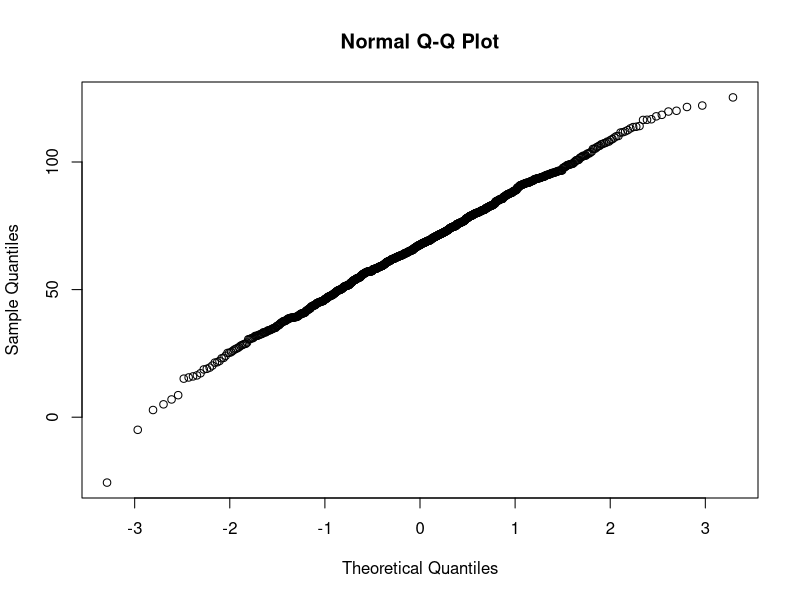
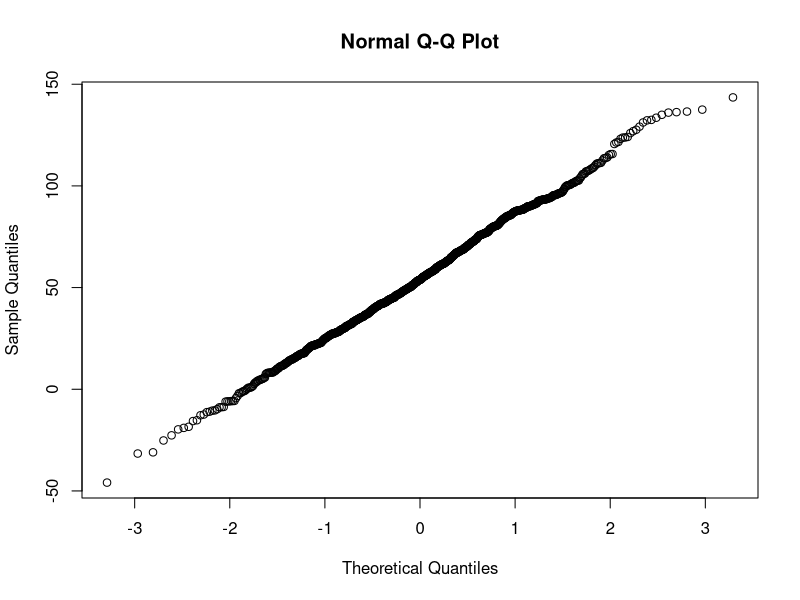
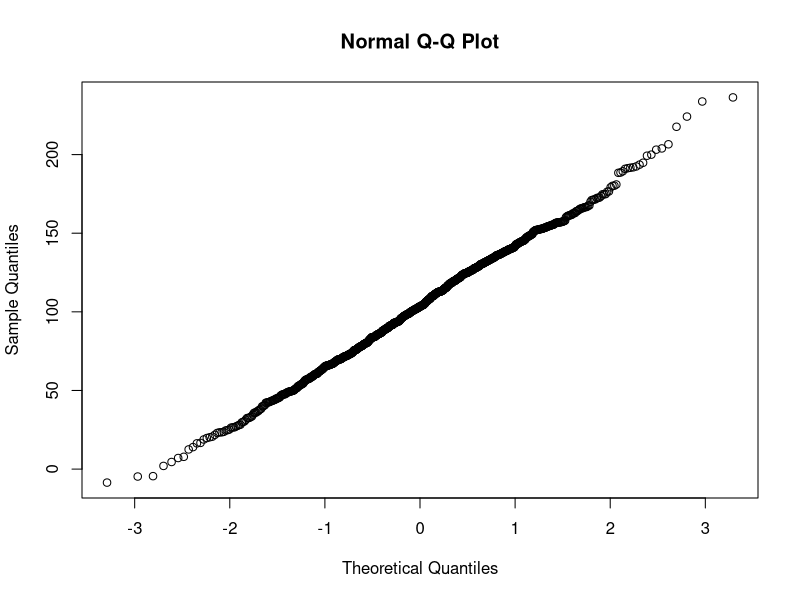
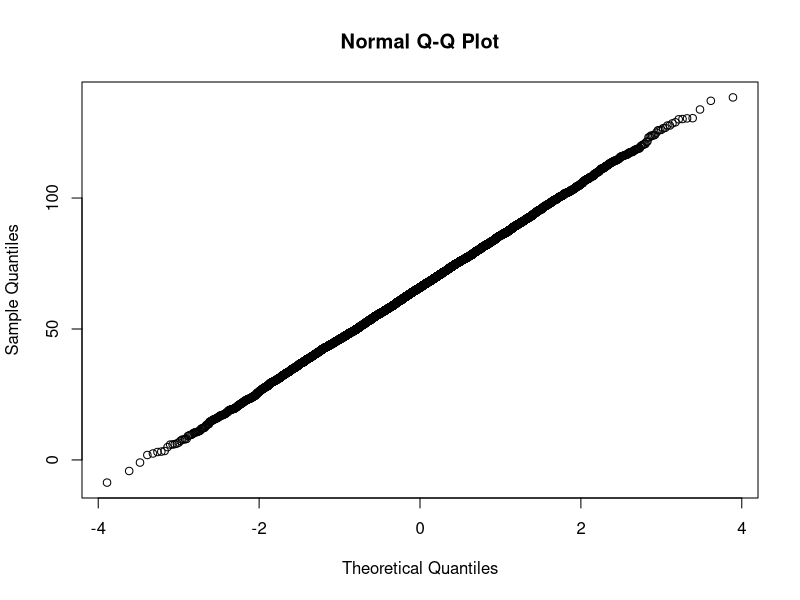
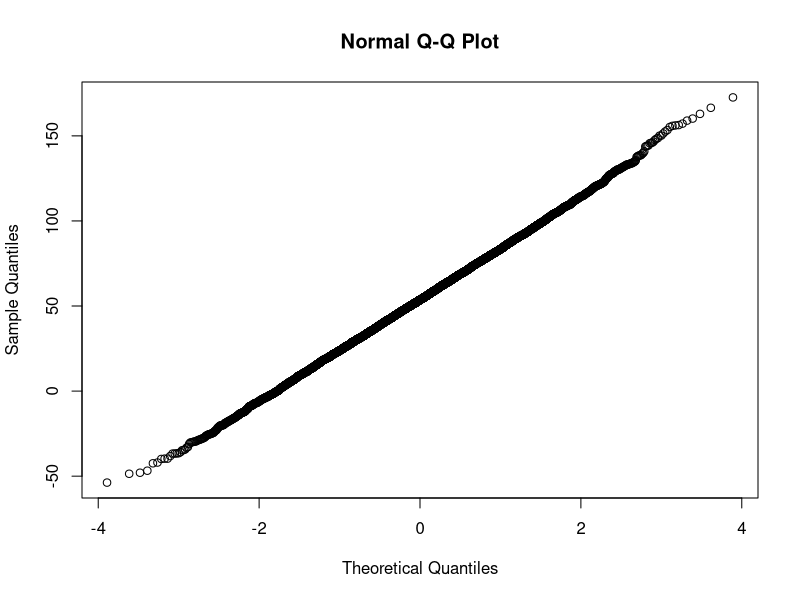
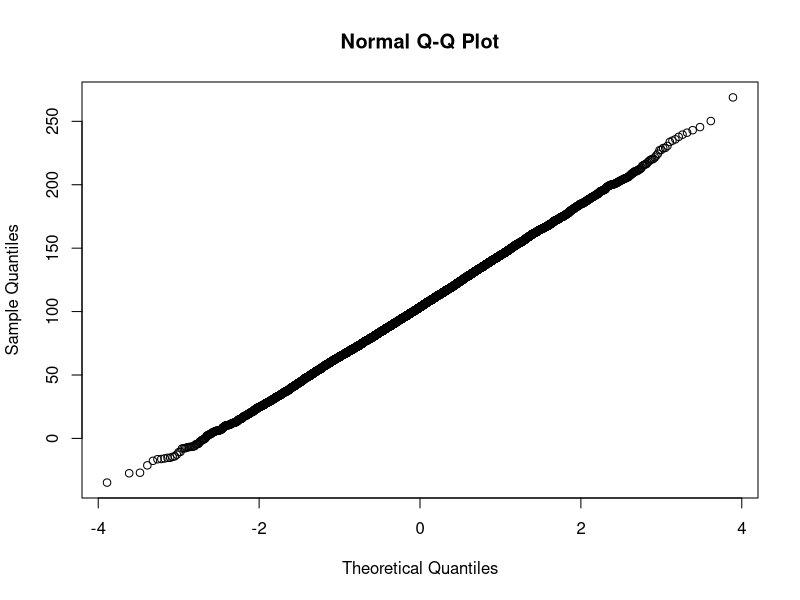
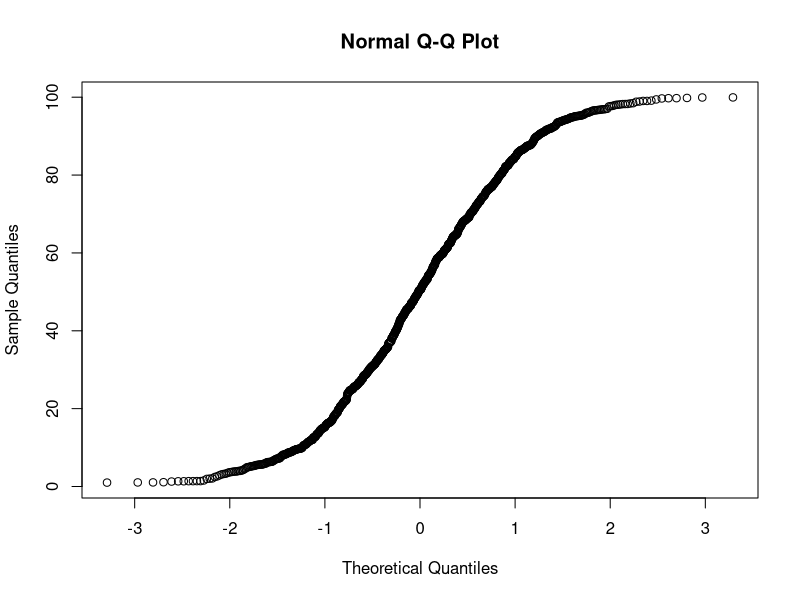
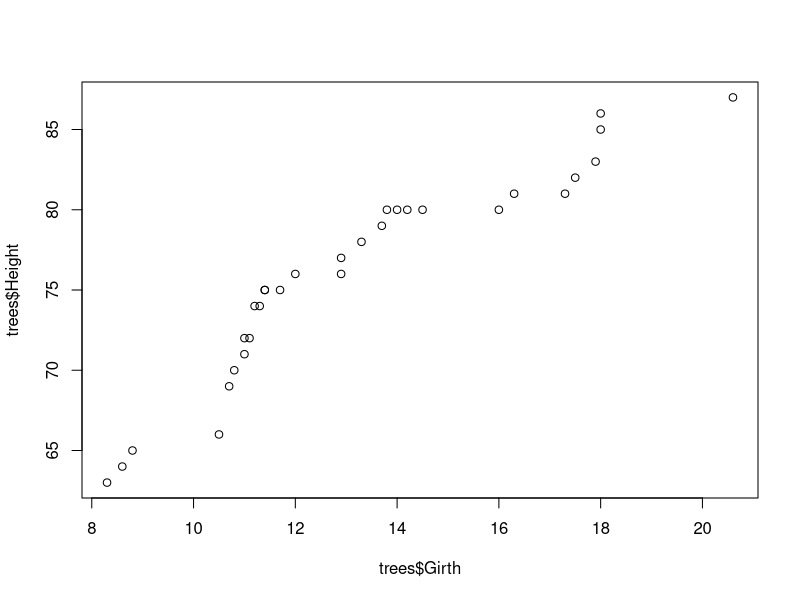

Reproduce these figures in R, in order.
#lab2 playing with plots
#quest1 part1
v1 <- rnorm(1000,66,20)
qqnorm(v1)
v2<- rnorm(1000,54,30)
qqnorm(v2)
v2<- rnorm(1000,104,40)
qqnorm(v2)

v4 <- rnorm(10000,66,20)
qqnorm(v4)
v5<- rnorm(10000,54,30)
qqnorm(v5)
v6<- rnorm(10000,104,40)
qqnorm(v6)

vec1<- runif(1000,1,100)
qqnorm(vec1)

trees
library(ggplot2)
qqplot(trees$Girth, trees$Height)
qqplot(trees$Girth, trees$Volume)
qqplot(trees$Height, trees$Volume)

ToothGrowth$dose <- as.factor(ToothGrowth$dose)
library(ggplot2)
p<- ggplot(ToothGrowth,aes(x=dose,y=len)) +
  geom_violin()
p + geom_boxplot(width=0.3)
